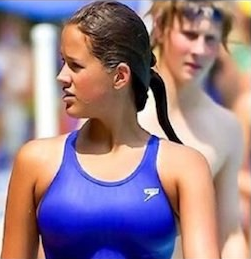
//> input picture HW1/diff1.png, 251 x 259 px
$ ./testing   (built with g++ and OpenCV 4)
//> lines starting //> are read from the running program, lines starting //| are printed output that depends on the picture
#include <opencv2/core/core.hpp>
#include <opencv2/highgui/highgui.hpp>
#include <iostream>

using namespace std;
using namespace cv;

int main(int argc, char *argv[]) {

    // open the images
    Mat diff1 = imread("diff1.png", CV_LOAD_IMAGE_GRAYSCALE);
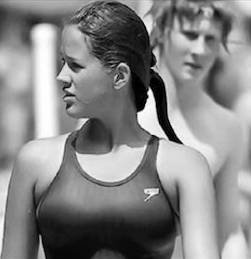
//> diff1: 259 rows x 251 cols, CV_8UC1; min 0, max 255, mean 133.9
    Mat diff2 = imread("diff2.png", CV_LOAD_IMAGE_GRAYSCALE);
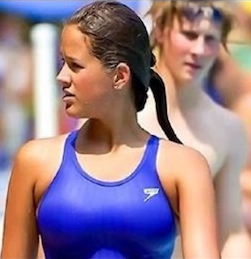
//> input picture HW1/diff2.png, 251 x 259 px
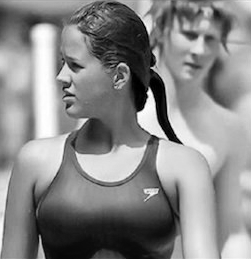
//> diff2: 259 rows x 251 cols, CV_8UC1; min 0, max 255, mean 135.1

    /*
    // split it into its 3 color planes
    int cols, rows;
    cols = diff1.cols;
    rows = diff1.rows;

    // make sure diff1 and diff2 have same rows/cols
    assert(cols == diff2.cols && rows == diff2.rows);
     */
    // create output holder
    cv::Mat diff;
    cv::compare(diff1, diff2, diff, cv::CMP_NE);
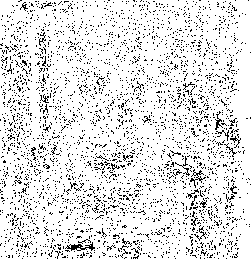
//> diff: 259 rows x 251 cols, CV_8UC1; 88.5% white; black in thin lines or dots
    int nz = cv::countNonZero(diff);
//> nz = 57535
    cout << nz << std::endl;
//| 57535


    namedWindow("output", WINDOW_GUI_NORMAL);
    resizeWindow("output", 600, 600);
    imshow("output", diff);
    waitKey(0);
}
